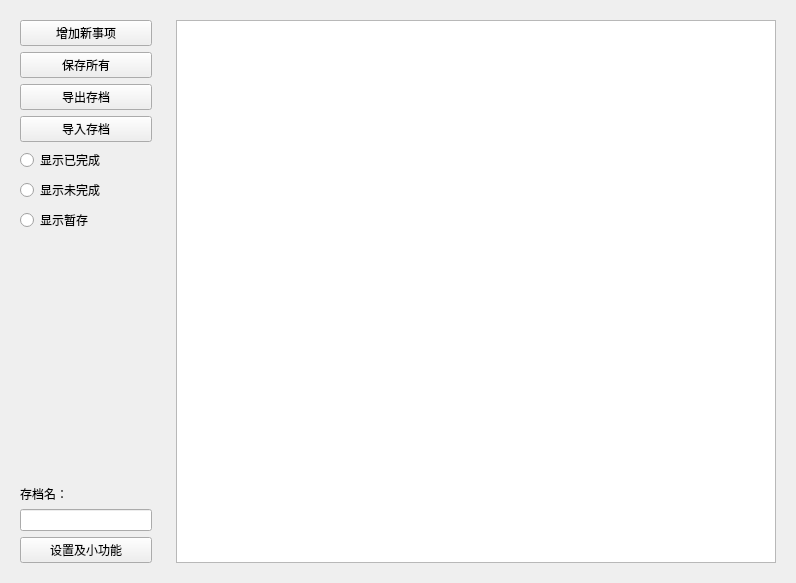
<?xml version="1.0" encoding="UTF-8"?>
<ui version="4.0">
 <class>MainSaveWgt</class>
 <widget class="QWidget" name="MainSaveWgt">
  <property name="geometry">
   <rect>
    <x>0</x>
    <y>0</y>
    <width>792</width>
    <height>583</height>
   </rect>
  </property>
  <property name="windowTitle">
   <string>Form</string>
  </property>
  <layout class="QHBoxLayout" name="horizontalLayout">
   <item>
    <widget class="QWidget" name="widget_2" native="true">
     <property name="minimumSize">
      <size>
       <width>150</width>
       <height>0</height>
      </size>
     </property>
     <layout class="QVBoxLayout" name="verticalLayout_2">
      <item>
       <widget class="QPushButton" name="m_pBtnAddItem">
        <property name="text">
         <string>增加新事项</string>
        </property>
       </widget>
      </item>
      <item>
       <widget class="QPushButton" name="m_pBtnSaveAll">
        <property name="text">
         <string>保存所有</string>
        </property>
       </widget>
      </item>
      <item>
       <widget class="QPushButton" name="m_pBtnExport">
        <property name="text">
         <string>导出存档</string>
        </property>
       </widget>
      </item>
      <item>
       <widget class="QPushButton" name="m_pBtnImport">
        <property name="text">
         <string>导入存档</string>
        </property>
       </widget>
      </item>
      <item>
       <widget class="QRadioButton" name="m_pCBFinished">
        <property name="text">
         <string>显示已完成</string>
        </property>
        <property name="autoExclusive">
         <bool>false</bool>
        </property>
       </widget>
      </item>
      <item>
       <widget class="QRadioButton" name="m_pCBUnfinished">
        <property name="text">
         <string>显示未完成</string>
        </property>
        <property name="autoExclusive">
         <bool>false</bool>
        </property>
       </widget>
      </item>
      <item>
       <widget class="QRadioButton" name="radioButton">
        <property name="text">
         <string>显示暂存</string>
        </property>
       </widget>
      </item>
      <item>
       <spacer name="verticalSpacer">
        <property name="orientation">
         <enum>Qt::Vertical</enum>
        </property>
        <property name="sizeHint" stdset="0">
         <size>
          <width>20</width>
          <height>40</height>
         </size>
        </property>
       </spacer>
      </item>
      <item>
       <widget class="QLabel" name="label">
        <property name="text">
         <string>存档名：</string>
        </property>
       </widget>
      </item>
      <item>
       <widget class="QLineEdit" name="m_pLESaveNAME"/>
      </item>
      <item>
       <widget class="QPushButton" name="m_pBtnConfig">
        <property name="text">
         <string>设置及小功能</string>
        </property>
       </widget>
      </item>
     </layout>
    </widget>
   </item>
   <item>
    <widget class="QWidget" name="widget" native="true">
     <layout class="QVBoxLayout" name="verticalLayout">
      <item>
       <widget class="QTableWidget" name="m_pTabWgt">
        <property name="minimumSize">
         <size>
          <width>600</width>
          <height>0</height>
         </size>
        </property>
       </widget>
      </item>
     </layout>
    </widget>
   </item>
  </layout>
 </widget>
 <resources/>
 <connections/>
</ui>
